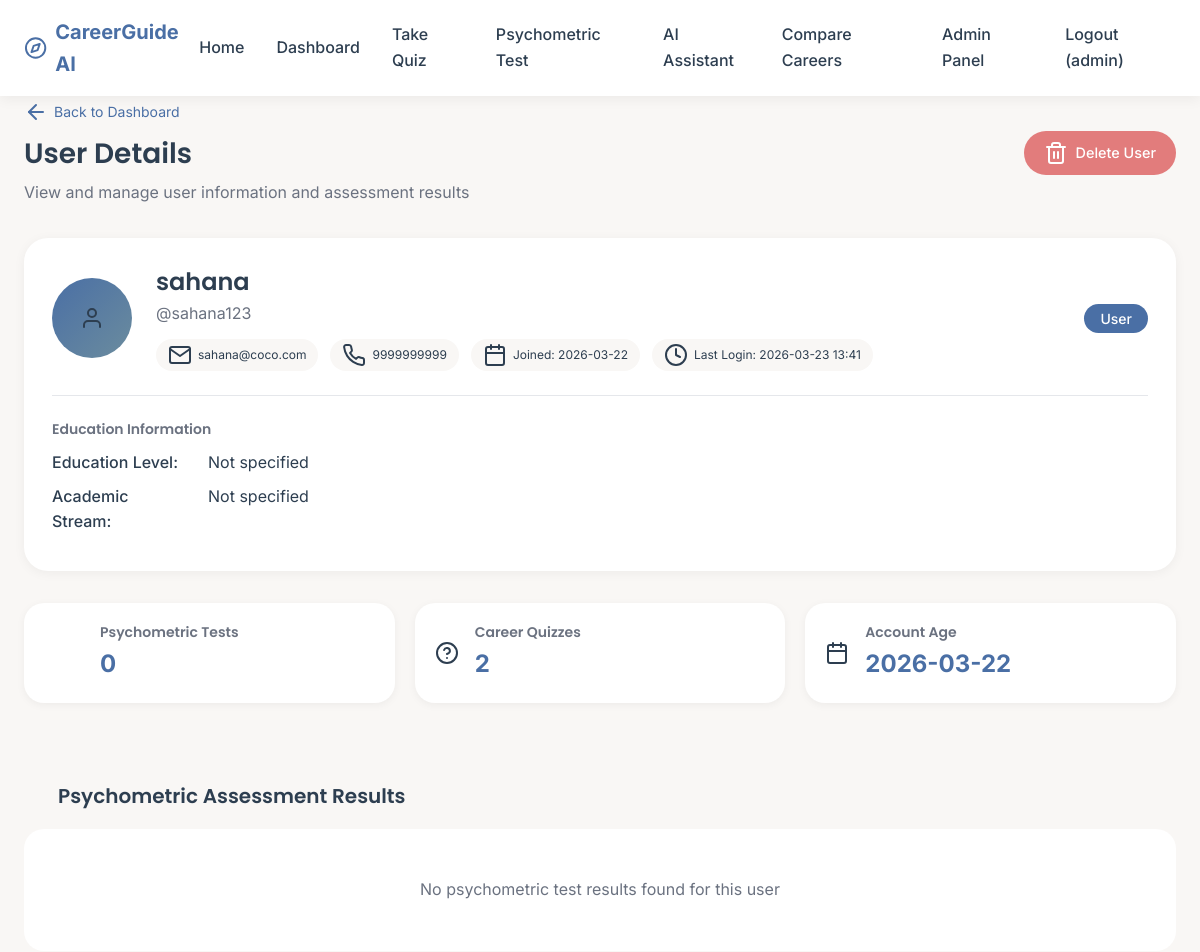
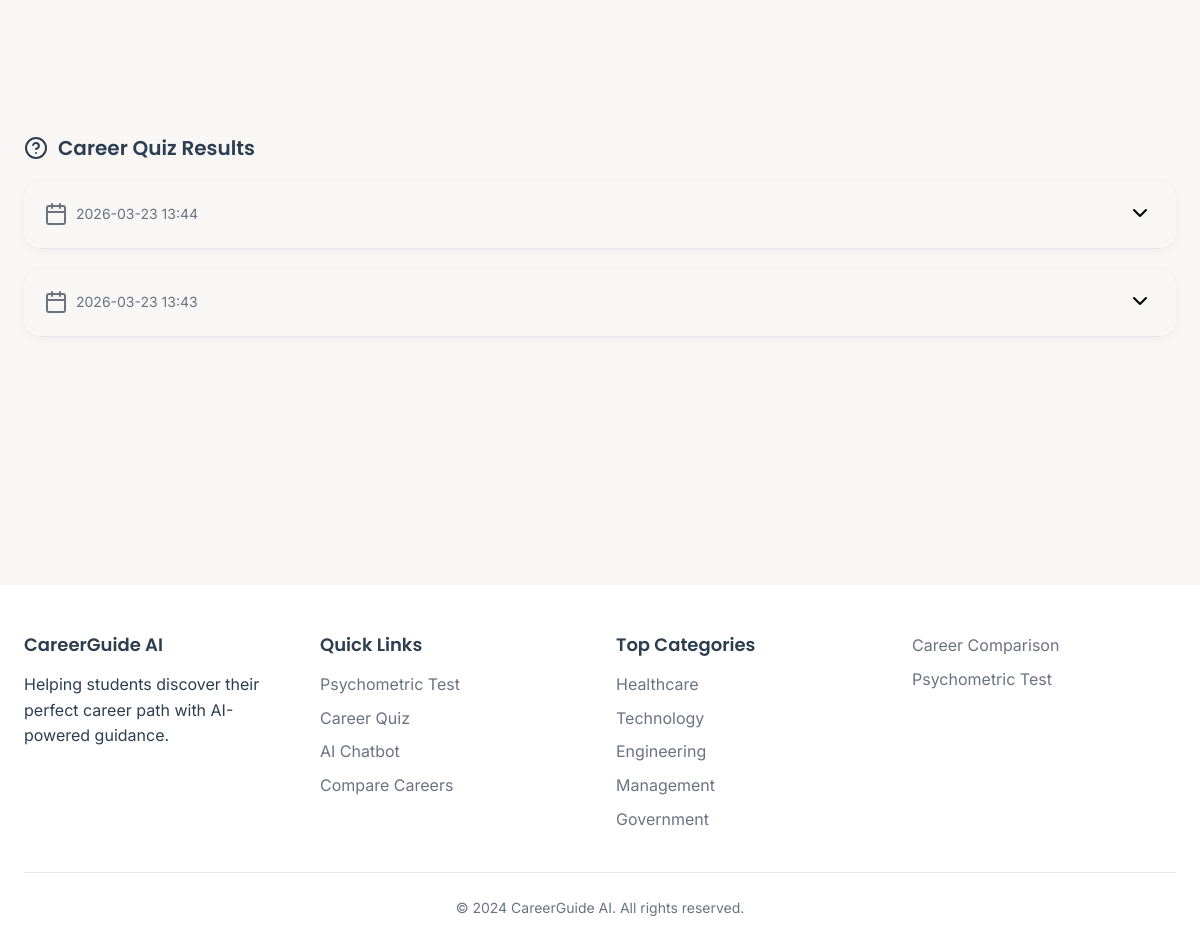
Page /admin/user/3 (signed in) on the committed database (2 pictures, top to bottom).
### tables this page shows
CREATE TABLE users (
                id INTEGER PRIMARY KEY AUTOINCREMENT,
                username TEXT UNIQUE NOT NULL,
                email TEXT UNIQUE NOT NULL,
                password TEXT NOT NULL,
                full_name TEXT,
                phone TEXT,
                education TEXT,
                stream TEXT,
                created_at TIMESTAMP DEFAULT CURRENT_TIMESTAMP,
                last_login TIMESTAMP,
                is_admin INTEGER DEFAULT 0
            );

CREATE TABLE quiz_results (
                id INTEGER PRIMARY KEY AUTOINCREMENT,
                user_id INTEGER NOT NULL,
                test_date TIMESTAMP DEFAULT CURRENT_TIMESTAMP,
                answers TEXT,
                recommendations TEXT,
                ai_summary TEXT,
                FOREIGN KEY (user_id) REFERENCES users (id)
            );

### app.py (the view)
@app.route('/admin/user/<int:user_id>')
@admin_required
def admin_view_user(user_id):
    user = db.get_user_by_id(user_id)
    psychometric_results = db.get_psychometric_results(user_id)
    quiz_results = db.get_quiz_results(user_id)
    return render_template('admin_user.html',
                         user=user,
                         psychometric_results=psychometric_results,
                         quiz_results=quiz_results)

### templates/admin_user.html (shortened to what this page needs)
{% extends "base.html" %}
{% block content %}
<div class="admin-user-page">
    <div class="container">
        <div class="page-header">
            <div class="header-left">
                <a href="/admin" class="back-link">
                    <i data-feather="arrow-left"></i>
                    Back to Dashboard
                </a>
                <h1>User Details</h1>
                <p>View and manage user information and assessment results</p>
            </div>
            <div class="header-right">
                <button class="btn btn-danger" id="deleteUserBtn" onclick="showDeleteModal()">
                    <i data-feather="trash-2"></i>
                    Delete User
                </button>
            </div>
        </div>
        <div class="profile-card">
            <div class="profile-header">
                <div class="profile-avatar">
                    <i data-feather="user"></i>
                </div>
                <div class="profile-info">
                    <h2>{{ user.full_name or user.username }}</h2>
                    <p class="username">@{{ user.username }}</p>
                    <div class="user-meta">
                        <span class="meta-badge">
                            <i data-feather="mail"></i>
                            {{ user.email }}
                        </span>
                        {% if user.phone %}
                        <span class="meta-badge">
                            <i data-feather="phone"></i>
                            {{ user.phone }}
                        </span>
                        {% endif %}
                        <span class="meta-badge">
                            <i data-feather="calendar"></i>
                            Joined: {{ user.created_at[:10] if user.created_at else 'N/A' }}
                        </span>
                        {% if user.last_login %}
                        <span class="meta-badge">
                            <i data-feather="clock"></i>
                            Last Login: {{ user.last_login[:16] if user.last_login else 'Never' }}
                        </span>
                        {% endif %}
                    </div>
                </div>
                <div class="profile-status">
                    <span class="status-badge {{ 'active' if user.is_admin else 'user' }}">
                        {% if user.is_admin %}Admin{% else %}User{% endif %}
                    </span>
                </div>
            </div>
            <div class="profile-details">
                <div class="detail-group">
                    <h4>Education Information</h4>
                    <div class="detail-row">
                        <span class="detail-label">Education Level:</span>
                        <span class="detail-value">{{ user.education or 'Not specified' }}</span>
                    </div>
                    <div class="detail-row">
                        <span class="detail-label">Academic Stream:</span>
                        <span class="detail-value">{{ user.stream or 'Not specified' }}</span>
                    </div>
                </div>
            </div>
        </div>
        <div class="stats-grid">
            <div class="stat-card">
                <i data-feather="brain"></i>
                <div class="stat-info">
                    <h3>Psychometric Tests</h3>
                    <p>{{ psychometric_results|length }}</p>
                </div>
            </div>
            <div class="stat-card">
                <i data-feather="help-circle"></i>
                <div class="stat-info">
                    <h3>Career Quizzes</h3>
                    <p>{{ quiz_results|length }}</p>
                </div>
            </div>
            <div class="stat-card">
                <i data-feather="calendar"></i>
                <div class="stat-info">
                    <h3>Account Age</h3>
                    <p>{% if user.created_at %}{{ user.created_at[:10] }}{% else %}New{% endif %}</p>
                </div>
            </div>
        </div>
        <div class="results-section">
            <h2>
                <i data-feather="brain"></i>
                Psychometric Assessment Results
            </h2>
            {% if psychometric_results %}
                {% for result in psychometric_results %}
                <div class="result-card">
                    <div class="result-header">
                        <div class="result-date">
                            <i data-feather="calendar"></i>
                            {{ result.test_date[:16] if result.test_date else 'Date not available' }}
                        </div>
                        <button class="toggle-summary" onclick="toggleSummary('psych-{{ loop.index }}')">
                            <i data-feather="chevron-down"></i>
                        </button>
                    </div>
                    <div class="result-summary" id="summary-psych-{{ loop.index }}" style="display: none;">
                        {% if result.ai_summary %}
                            <div class="summary-content">
                                <h3>📋 AI Generated Summary</h3>
                                <div class="summary-text">
                                    {{ result.ai_summary|safe }}
                                </div>
                            </div>
                        {% else %}
                            <p class="no-summary">No AI summary available</p>
                        {% endif %}
                        <div class="result-details">
                            <h4>📊 Detailed Scores</h4>
                            <div class="scores-grid">
                                {% if result.personality %}
                                <div class="score-group">
                                    <h5>Personality Traits (Big 5)</h5>
                                    {% for trait, score in result.personality.items() %}
                                    <div class="score-row">
                                        <span>{{ trait|title }}</span>
                                        <div class="score-bar">
                                            <div class="score-fill" style="width: {{ (score / 5) * 100 }}%"></div>
                                        </div>
                                        <span class="score-value">{{ (score / 5 * 100)|int }}%</span>
                                    </div>
                                    {% endfor %}
                                </div>
                                {% endif %}
                                {% if result.interests %}
                                <div class="score-group">
                                    <h5>RIASEC Interests</h5>
                                    {% for interest, score in result.interests.items() %}
                                    <div class="score-row">
                                        <span>{{ interest|title }}</span>
                                        <div class="score-bar">
                                            <div class="score-fill" style="width: {{ (score / 5) * 100 }}%"></div>
                                        </div>
                                        <span class="score-value">{{ (score / 5 * 100)|int }}%</span>
                                    </div>
                                    {% endfor %}
                                </div>
                                {% endif %}
                                {% if result.aptitudes %}
                                <div class="score-group">
                                    <h5>Aptitudes</h5>
                                    {% for aptitude, score in result.aptitudes.items() %}
                                    <div class="score-row">
                                        <span>{{ aptitude|title }}</span>
                                        <div class="score-bar">
                                            <div class="score-fill" style="width: {{ (score / 5) * 100 }}%"></div>
                                        </div>
                                        <span class="score-value">{{ (score / 5 * 100)|int }}%</span>
                                    </div>
                                    {% endfor %}
                                </div>
                                {% endif %}
                            </div>
                        </div>
                        {% if result.career_matches %}
                        <div class="career-matches">
                            <h4>🎯 Top Career Matches</h4>
                            <div class="matches-list">
                                {% for match in result.career_matches[:5] %}
                                <div class="match-item">
                                    <div class="match-info">
                                        <strong>{{ match.title }}</strong>
                                        <span class="match-score">{{ match.match }}% Match</span>
                                    </div>
                                    <p>{{ match.description }}</p>
                                    {% if match.reasons %}
                                    <div class="match-reasons">
                                        <small>✓ {{ match.reasons|join(' • ') }}</small>
                                    </div>
                                    {% endif %}
                                </div>
                                {% endfor %}
                            </div>
                        </div>
                        {% endif %}
                    </div>
                </div>
                {% endfor %}
            {% else %}
                <div class="empty-state">
                    <p>No psychometric test results found for this user</p>
                </div>
            {% endif %}
        </div>
        <div class="results-section">
            <h2>
                <i data-feather="help-circle"></i>
                Career Quiz Results
            </h2>
            {% if quiz_results %}
                {% for result in quiz_results %}
                <div class="result-card">
                    <div class="result-header">
                        <div class="result-date">
                            <i data-feather="calendar"></i>
                            {{ result.test_date[:16] if result.test_date else 'Date not available' }}
                        </div>
                        <button class="toggle-summary" onclick="toggleSummary('quiz-{{ loop.index }}')">
                            <i data-feather="chevron-down"></i>
                        </button>
                    </div>
                </div>
                {% endfor %}
            {% else %}
                <div class="empty-state">
                    <i data-feather="help-circle"></i>
                    <p>No career quiz results found for this user</p>
                </div>
            {% endif %}
        </div>
    </div>
</div>
{% endblock %}

### templates/base.html (shortened to what this page needs)
<!DOCTYPE html>
<html lang="en">
<head>
    <link rel="stylesheet" href="{{ url_for('static', filename='css/style.css') }}">
</head>
<body>
    <header class="header">
        <div class="container">
            <div class="header-content">
                <a href="/" class="logo">
                    <i data-feather="compass"></i>
                    <span>CareerGuide AI</span>
                </a>
                <nav class="nav">
                    <ul class="nav-links" id="navLinks">
                        <li><a href="/">Home</a></li>
                        {% if session.user_id %}
                            <li><a href="/dashboard">Dashboard</a></li>
                            <li><a href="/quiz">Take Quiz</a></li>
                            <li><a href="/psychometric-test">Psychometric Test</a></li>
                            <li><a href="/chatbot">AI Assistant</a></li>
                            <li><a href="/compare">Compare Careers</a></li>
                            {% if session.is_admin %}
                                <li><a href="/admin">Admin Panel</a></li>
                            {% endif %}
                            <li><a href="/logout" class="logout-link">Logout ({{ session.username }})</a></li>
                        {% else %}
                            <li><a href="/compare">Compare Careers</a></li>
                            <li><a href="/login">Login</a></li>
                            <li><a href="/register" class="btn btn-primary btn-small" style="padding: 8px 20px;">Sign Up Free</a></li>
                        {% endif %}
                    </ul>
                </nav>
            </div>
        </div>
    </header>
    <main>
        {% block content %}{% endblock %}
    </main>
    <footer class="footer">
        <div class="container">
            <div class="footer-content">
                <div class="footer-section">
                    <h4>CareerGuide AI</h4>
                    <p>Helping students discover their perfect career path with AI-powered guidance.</p>
                </div>
                <div class="footer-section">
                    <h4>Quick Links</h4>
                    <ul>
                        {% if session.user_id %}
                            <li><a href="/psychometric-test">Psychometric Test</a></li>
                            <li><a href="/quiz">Career Quiz</a></li>
                            <li><a href="/chatbot">AI Chatbot</a></li>
                        {% endif %}
                        <li><a href="/compare">Compare Careers</a></li>
                    </ul>
                </div>
                <div class="footer-section">
                    <h4>Top Categories</h4>
                    <ul>
                        <li><a href="/category/Healthcare">Healthcare</a></li>
                        <li><a href="/category/Information Technology">Technology</a></li>
                        <li><a href="/category/Core Engineering">Engineering</a></li>
                        <li><a href="/category/Management">Management</a></li>
                        <li><a href="/category/Government">Government</a></li>
                    </ul>
                </div>
                <div class="footer-section">
                    <ul>
                        <li><a href="/compare">Career Comparison</a></li>
                        {% if session.user_id %}
                            <li><a href="/psychometric-test">Psychometric Test</a></li>
                        {% endif %}
                    </ul>
                </div>
            </div>
            <div class="footer-bottom">
                <p>&copy; 2024 CareerGuide AI. All rights reserved.</p>
            </div>
        </div>
    </footer>
</body>
</html>

### rows in the picture
users: username "admin"
users: full_name "sahana", username "sahana123", email "sahana@coco.com", phone "9999999999", created_at "2026-03-22", last_login "2026-03-23 13:41", education "Not specified", stream "Not specified"
quiz_results: test_date "2026-03-23 13:44"
quiz_results: test_date "2026-03-23 13:43"

### other values in the picture
{{ psychometric_results|length }} "0"
{{ quiz_results|length }} "2"
